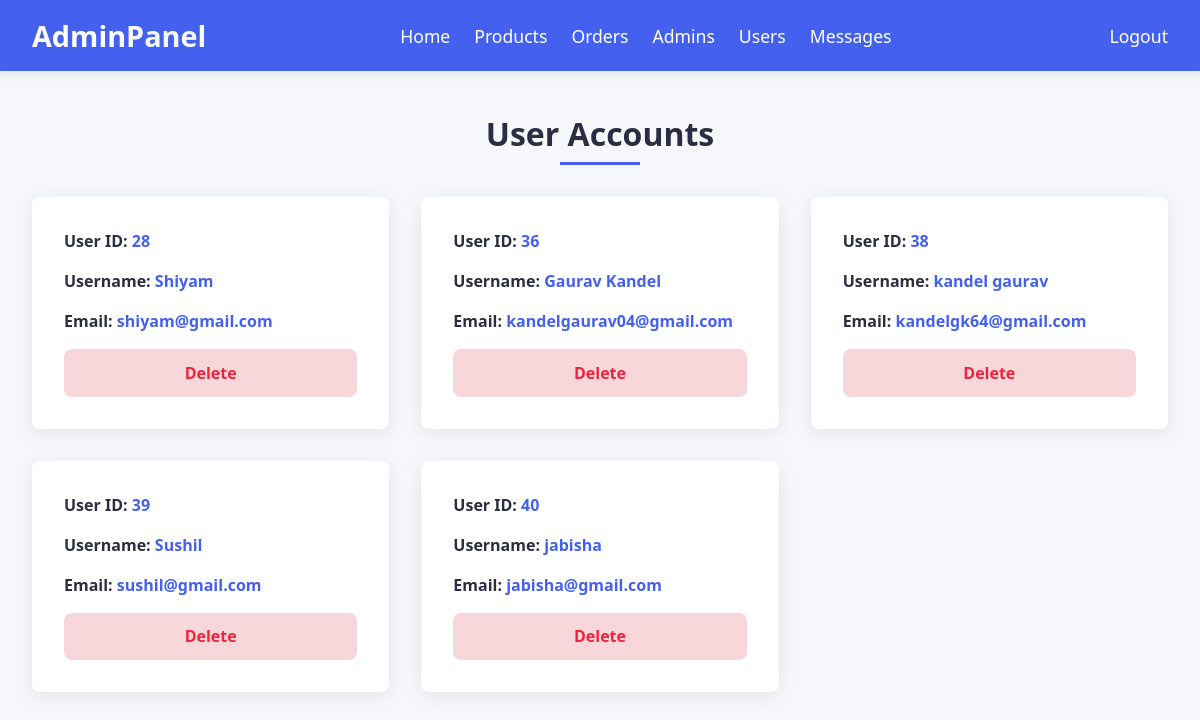
Screenshot of /admin/users_accounts.php (signed in) with the database file from the repository.
### tables this page shows
CREATE TABLE `users` (
  `id` int(100) NOT NULL,
  `name` varchar(20) NOT NULL,
  `email` varchar(50) NOT NULL,
  `password` varchar(50) NOT NULL,
  `otp` varchar(6) DEFAULT NULL,
  `otp_expiry` int(11) DEFAULT NULL,
  `phone` varchar(20) DEFAULT NULL,
  `address` text DEFAULT NULL,
  `profile_pic` varchar(255) DEFAULT NULL,
  `created_at` timestamp NOT NULL DEFAULT current_timestamp(),
  `updated_at` timestamp NOT NULL DEFAULT current_timestamp() ON UPDATE current_timestamp(),
  `last_login` datetime DEFAULT NULL,
  `last_login_ip` varchar(45) DEFAULT NULL,
  `birth_date` date NOT NULL DEFAULT '2000-01-01',
  `gender` varchar(10) DEFAULT NULL
);

### admin/users_accounts.php (the view, shortened to what this page needs)
<?php
include '../components/connect.php';
class UserManager {
    private $conn;
    public function __construct($conn) {
        $this->conn = $conn;
    }
    public function getUsers() {
        $select_accounts = $this->conn->prepare("SELECT * FROM `users`");
        $select_accounts->execute();
        return $select_accounts->fetchAll(PDO::FETCH_ASSOC);
    }
    public function render() {
        $users = $this->getUsers();
        ?>
        <!DOCTYPE html>
        <html lang="en">
        <head>
           <link rel="stylesheet" href="https://cdnjs.cloudflare.com/ajax/libs/font-awesome/6.1.1/css/all.min.css">
</head>
<body>
<header class="admin-header">
   <a href="dashboard.php" class="logo">Admin<span>Panel</span></a>
   <nav class="navbar">
      <a href="dashboard.php">Home</a>
      <a href="products.php">Products</a>
      <a href="placed_orders.php">Orders</a>
      <a href="admin_accounts.php">Admins</a>
      <a href="users_accounts.php">Users</a>
      <a href="messages.php">Messages</a>
   </nav>
   <div class="icons">
      <a href="admin_logout.php" onclick="return confirm('logout from this website?');">Logout</a>
   </div>
</header>
        <section class="accounts">
           <h1 class="heading">User Accounts</h1>
           <div class="box-container">
              <?php if (!empty($users)): ?>
                 <?php foreach ($users as $user): ?>
                 <div class="box">
                    <p><strong>User ID:</strong> <span><?= $user['id']; ?></span></p>
                    <p><strong>Username:</strong> <span><?= htmlspecialchars($user['name']); ?></span></p>
                    <p><strong>Email:</strong> <span><?= htmlspecialchars($user['email']); ?></span></p>
                    <a href="users_accounts.php?delete=<?= $user['id']; ?>" class="delete-btn" onclick="return confirm('Delete this account? All associated data will be removed.')">Delete</a>
                 </div>
                 <?php endforeach; ?>
              <?php else: ?>
                 <p class="empty">No user accounts found.</p>
              <?php endif; ?>
           </div>
        </section>
        </body>
        </html>
        <?php
    }
}
$userManager = new UserManager($conn);
$userManager->render();
?>

### admin/users_accounts.php (style rules this page uses)
:root { --primary: #4361ee; --primary-light: #4895ef; --secondary: #3f37c9; --dark: #2b2d42; --light: #f8f9fa; --danger: #ef233c; --success: #4cc9f0; --border-radius: 8px; --shadow: 0 4px 20px rgba(0, 0, 0, 0.08); --transition: all 0.3s cubic-bezier(0.25, 0.8, 0.25, 1); }
* { margin: 0; padding: 0; box-sizing: border-box; font-family: 'Segoe UI', Tahoma, Geneva, Verdana, sans-serif; }
body { background-color: #f5f7fa; color: var(--dark); padding-top: 80px; }
.admin-header { background-color: var(--primary); color: white; padding: 1rem 2rem; position: fixed; top: 0; left: 0; right: 0; z-index: 1000; display: flex; justify-content: space-between; align-items: center; box-shadow: 0 2px 10px rgba(0,0,0,0.1); }
.admin-header .logo { font-size: 1.8rem; font-weight: 700; color: white; text-decoration: none; }
.admin-header .logo span { color: var(--light); }
.admin-header .navbar { display: flex; gap: 1.5rem; }
.admin-header .navbar a { color: white; font-size: 1.1rem; text-decoration: none; transition: var(--transition); }
.admin-header .icons a { color: white; font-size: 1.1rem; margin-left: 1.5rem; text-decoration: none; }
.heading { text-align: center; margin-bottom: 2rem; font-size: 2rem; color: var(--dark); position: relative; padding-bottom: 10px; }
.heading:after { content: ''; position: absolute; bottom: 0; left: 50%; transform: translateX(-50%); width: 80px; height: 3px; background: var(--primary); }
.accounts { max-width: 1200px; margin: 0 auto; padding: 2rem; }
.box-container { display: grid; grid-template-columns: repeat(auto-fill, minmax(300px, 1fr)); gap: 2rem; }
.box { background: white; border-radius: var(--border-radius); box-shadow: var(--shadow); padding: 2rem; transition: var(--transition); display: flex; flex-direction: column; gap: 1rem; }
.box p { font-size: 1rem; color: var(--dark); line-height: 1.5; }
.box p span { font-weight: 600; color: var(--primary); }
.option-btn, .delete-btn { display: inline-block; padding: 0.8rem 1.5rem; border-radius: var(--border-radius); font-weight: 600; text-align: center; transition: var(--transition); text-decoration: none; cursor: pointer; border: none; }
.delete-btn { background: #f8d7da; color: var(--danger); }

### rows the page displays
users: id "28", name "Shiyam", email "shiyam@gmail.com"
users: id "36", name "Gaurav Kandel", email "kandelgaurav04@gmail.com"
users: id "38", name "kandel gaurav", email "kandelgk64@gmail.com"
users: id "39", name "Sushil", email "sushil@gmail.com"
users: id "40", name "jabisha", email "jabisha@gmail.com"
